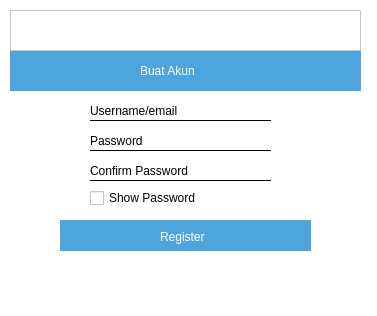
<?xml version="1.0" encoding="UTF-8"?>
<ui version="4.0">
 <class>Form</class>
 <widget class="QWidget" name="Form">
  <property name="geometry">
   <rect>
    <x>0</x>
    <y>0</y>
    <width>377</width>
    <height>316</height>
   </rect>
  </property>
  <property name="windowTitle">
   <string>Form</string>
  </property>
  <property name="styleSheet">
   <string notr="true">background-color:rgb(255, 255, 255)</string>
  </property>
  <widget class="QWidget" name="widget" native="true">
   <property name="geometry">
    <rect>
     <x>10</x>
     <y>10</y>
     <width>351</width>
     <height>251</height>
    </rect>
   </property>
   <property name="styleSheet">
    <string notr="true">background-color:rgb(255, 255, 255)</string>
   </property>
   <widget class="QLabel" name="label">
    <property name="geometry">
     <rect>
      <x>0</x>
      <y>0</y>
      <width>91</width>
      <height>21</height>
     </rect>
    </property>
    <property name="text">
     <string/>
    </property>
    <property name="pixmap">
     <pixmap>../../../../Downloads/hoyo.png</pixmap>
    </property>
    <property name="scaledContents">
     <bool>true</bool>
    </property>
   </widget>
   <widget class="QWidget" name="widget_2" native="true">
    <property name="geometry">
     <rect>
      <x>0</x>
      <y>40</y>
      <width>351</width>
      <height>41</height>
     </rect>
    </property>
    <property name="styleSheet">
     <string notr="true">background-color:rgb(78, 164, 220)</string>
    </property>
    <widget class="QLabel" name="label_5">
     <property name="geometry">
      <rect>
       <x>130</x>
       <y>10</y>
       <width>101</width>
       <height>21</height>
      </rect>
     </property>
     <property name="styleSheet">
      <string notr="true">font: 16pt &quot;MS Shell Dlg 2&quot;;
color: rgb(255, 255, 255);</string>
     </property>
     <property name="text">
      <string>Buat Akun</string>
     </property>
    </widget>
   </widget>
   <widget class="QLabel" name="label_2">
    <property name="geometry">
     <rect>
      <x>80</x>
      <y>90</y>
      <width>181</width>
      <height>21</height>
     </rect>
    </property>
    <property name="styleSheet">
     <string notr="true">border-bottom: 1px solid;</string>
    </property>
    <property name="text">
     <string>Username/email</string>
    </property>
   </widget>
   <widget class="QLabel" name="label_3">
    <property name="geometry">
     <rect>
      <x>80</x>
      <y>120</y>
      <width>181</width>
      <height>21</height>
     </rect>
    </property>
    <property name="styleSheet">
     <string notr="true">border-bottom: 1px solid;</string>
    </property>
    <property name="text">
     <string>Password</string>
    </property>
   </widget>
   <widget class="QLabel" name="label_4">
    <property name="geometry">
     <rect>
      <x>80</x>
      <y>150</y>
      <width>181</width>
      <height>21</height>
     </rect>
    </property>
    <property name="styleSheet">
     <string notr="true">border-bottom: 1px solid;</string>
    </property>
    <property name="text">
     <string>Confirm Password</string>
    </property>
   </widget>
   <widget class="QCheckBox" name="checkBox">
    <property name="geometry">
     <rect>
      <x>80</x>
      <y>180</y>
      <width>181</width>
      <height>16</height>
     </rect>
    </property>
    <property name="text">
     <string>Show Password</string>
    </property>
   </widget>
   <widget class="QWidget" name="widget_3" native="true">
    <property name="geometry">
     <rect>
      <x>50</x>
      <y>210</y>
      <width>251</width>
      <height>31</height>
     </rect>
    </property>
    <property name="styleSheet">
     <string notr="true">background-color:rgb(78, 164, 220)</string>
    </property>
    <widget class="QLabel" name="label_6">
     <property name="geometry">
      <rect>
       <x>100</x>
       <y>-4</y>
       <width>61</width>
       <height>41</height>
      </rect>
     </property>
     <property name="styleSheet">
      <string notr="true">font: 12pt &quot;MS Shell Dlg 2&quot;;
color: rgb(255, 255, 255);</string>
     </property>
     <property name="text">
      <string>Register</string>
     </property>
    </widget>
   </widget>
   <widget class="QFrame" name="frame">
    <property name="geometry">
     <rect>
      <x>0</x>
      <y>0</y>
      <width>351</width>
      <height>41</height>
     </rect>
    </property>
    <property name="styleSheet">
     <string notr="true">image: url(:/img/img/hoyo.png)</string>
    </property>
    <property name="frameShape">
     <enum>QFrame::StyledPanel</enum>
    </property>
    <property name="frameShadow">
     <enum>QFrame::Raised</enum>
    </property>
   </widget>
  </widget>
 </widget>
 <resources>
  <include location="image.qrc"/>
 </resources>
 <connections/>
</ui>
